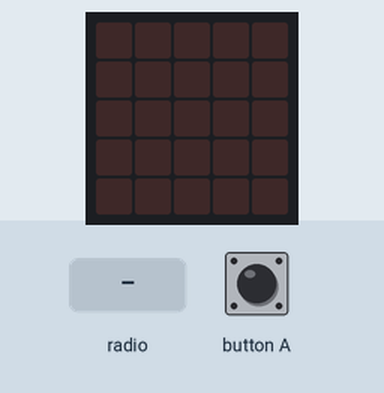
Simulated run of this program. Board: BBC micro:bit (MakeCode). Parts: the board's 5×5 LED display. Inputs (shaded band) come from the test bench. Dim RGB values are drawn brighter than linear; random numbers come from a fixed seed; no radio messages arrive unless stated (any console line starting 'radio sent:' is added by the test bench); what the program prints to the serial console is not drawn.

Above: at 1.2 s.
1.3 s: radio message "flash" arrives
At 1.61 s:
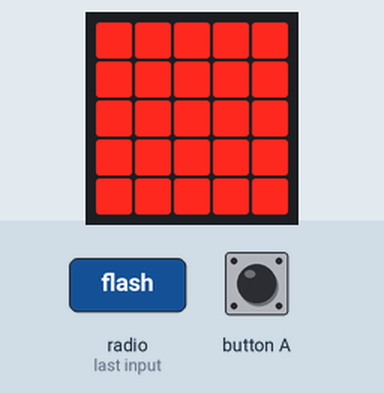
At 1.98 s:
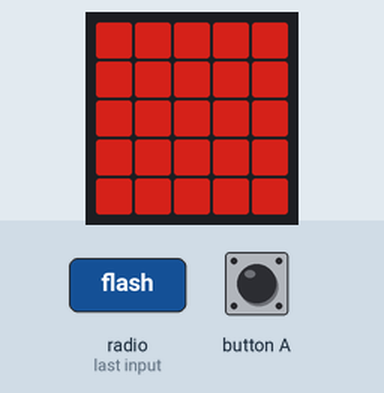
Timing chart, 0 to 4.3 s (numbered marks = the images above; inputs shaded):
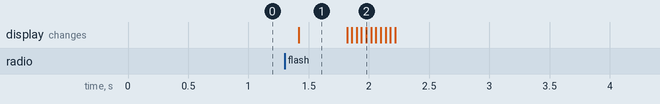

The program:

main.ts
```typescript
input.onButtonPressed(Button.A, function () {
    radio.sendString("flash")
})
function flash () {
    basic.showLeds(`
        # # # # #
        # # # # #
        # # # # #
        # # # # #
        # # # # #
        `)
    for (let index = 0; index < 10; index++) {
        bright += -25
        led.setBrightness(bright)
        basic.pause(40)
    }
    basic.clearScreen()
    bright = 255
    led.setBrightness(bright)
}
radio.onReceivedString(function (receivedString) {
    if (receivedString == "flash") {
        basic.pause(randint(50, 350))
        flash()
        if (randint(0, 9) > 2) {
            basic.pause(500)
            radio.sendString("flash")
        }
    }
})
let bright = 0
radio.setGroup(17)
bright = 255
```

test.ts
```typescript
// les tests vont ici ; cela ne sera pas compilé si ce paquet est utilisé en tant qu'extension.
```

Measured:
- after the input at 1.3 s, the display: changes after 0.12 s (image 1)
- what the display in image 1 shows lasts 0.4 s, from 1.4 s to 1.8 s
